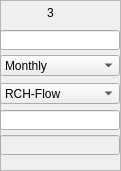
     <widget class="QFrame" name="frame_5">
      <property name="geometry">
       <rect>
        <x>425</x>
        <y>255</y>
        <width>121</width>
        <height>171</height>
       </rect>
      </property>
      <property name="frameShape">
       <enum>QFrame::StyledPanel</enum>
      </property>
      <property name="frameShadow">
       <enum>QFrame::Raised</enum>
      </property>
      <widget class="QLineEdit" name="txt_sub_3">
       <property name="geometry">
        <rect>
         <x>0</x>
         <y>30</y>
         <width>120</width>
         <height>20</height>
        </rect>
       </property>
       <property name="inputMethodHints">
        <set>Qt::ImhPreferNumbers</set>
       </property>
       <property name="alignment">
        <set>Qt::AlignRight|Qt::AlignTrailing|Qt::AlignVCenter</set>
       </property>
      </widget>
      <widget class="QLineEdit" name="txt_weight_3">
       <property name="geometry">
        <rect>
         <x>0</x>
         <y>110</y>
         <width>120</width>
         <height>20</height>
        </rect>
       </property>
       <property name="inputMethodHints">
        <set>Qt::ImhPreferNumbers</set>
       </property>
       <property name="alignment">
        <set>Qt::AlignRight|Qt::AlignTrailing|Qt::AlignVCenter</set>
       </property>
      </widget>
      <widget class="QLabel" name="label_23">
       <property name="geometry">
        <rect>
         <x>40</x>
         <y>5</y>
         <width>21</width>
         <height>16</height>
        </rect>
       </property>
       <property name="cursor">
        <cursorShape>ArrowCursor</cursorShape>
       </property>
       <property name="text">
        <string>3</string>
       </property>
       <property name="alignment">
        <set>Qt::AlignCenter</set>
       </property>
      </widget>
      <widget class="QLineEdit" name="txt_crop_3">
       <property name="enabled">
        <bool>false</bool>
       </property>
       <property name="geometry">
        <rect>
         <x>0</x>
         <y>135</y>
         <width>120</width>
         <height>20</height>
        </rect>
       </property>
       <property name="inputMethodHints">
        <set>Qt::ImhPreferNumbers</set>
       </property>
       <property name="text">
        <string/>
       </property>
       <property name="alignment">
        <set>Qt::AlignRight|Qt::AlignTrailing|Qt::AlignVCenter</set>
       </property>
      </widget>
      <widget class="QComboBox" name="txt_dt_3">
       <property name="geometry">
        <rect>
         <x>0</x>
         <y>55</y>
         <width>120</width>
         <height>21</height>
        </rect>
       </property>
       <item>
        <property name="text">
         <string>Monthly</string>
        </property>
       </item>
       <item>
        <property name="text">
         <string>Daily</string>
        </property>
       </item>
       <item>
        <property name="text">
         <string>Yearly</string>
        </property>
       </item>
       <item>
        <property name="text">
         <string>Annual Crop</string>
        </property>
       </item>
       <item>
        <property name="text">
         <string>Avg Crop</string>
        </property>
       </item>
      </widget>
      <widget class="QComboBox" name="txt_apex_out_3">
       <property name="geometry">
        <rect>
         <x>0</x>
         <y>83</y>
         <width>120</width>
         <height>21</height>
        </rect>
       </property>
       <item>
        <property name="text">
         <string>RCH-Flow</string>
        </property>
       </item>
       <item>
        <property name="text">
         <string>RCH-Sediment</string>
        </property>
       </item>
       <item>
        <property name="text">
         <string>RCH-TN</string>
        </property>
       </item>
       <item>
        <property name="text">
         <string>RCH-TP</string>
        </property>
       </item>
       <item>
        <property name="text">
         <string>RCH-MineralN</string>
        </property>
       </item>
       <item>
        <property name="text">
         <string>RCH-OrganicN</string>
        </property>
       </item>
       <item>
        <property name="text">
         <string>RCH-MineralP</string>
        </property>
       </item>
       <item>
        <property name="text">
         <string>RCH-OrganicP</string>
        </property>
       </item>
       <item>
        <property name="text">
         <string>RCH-PEST</string>
        </property>
       </item>
       <item>
        <property name="text">
         <string>SUB-WaterYld</string>
        </property>
       </item>
       <item>
        <property name="text">
         <string>SUB-Runoff</string>
        </property>
       </item>
       <item>
        <property name="text">
         <string>SUB-QDr</string>
        </property>
       </item>
       <item>
        <property name="text">
         <string>SUB-ResQ</string>
        </property>
       </item>
       <item>
        <property name="text">
         <string>SUB-PET</string>
        </property>
       </item>
       <item>
        <property name="text">
         <string>SUB-ET</string>
        </property>
       </item>
       <item>
        <property name="text">
         <string>SUB-SW</string>
        </property>
       </item>
       <item>
        <property name="text">
         <string>SUB-SedYld</string>
        </property>
       </item>
       <item>
        <property name="text">
         <string>SUB-QN</string>
        </property>
       </item>
       <item>
        <property name="text">
         <string>SUB-QP</string>
        </property>
       </item>
       <item>
        <property name="text">
         <string>SUB-OrgN</string>
        </property>
       </item>
       <item>
        <property name="text">
         <string>SUB-OrgP</string>
        </property>
       </item>
       <item>
        <property name="text">
         <string>SUB-QDrN</string>
        </property>
       </item>
       <item>
        <property name="text">
         <string>SUB-QDrP</string>
        </property>
       </item>
       <item>
        <property name="text">
         <string>SUB-STMP</string>
        </property>
       </item>
       <item>
        <property name="text">
         <string>CRP-BIOM</string>
        </property>
       </item>
       <item>
        <property name="text">
         <string>CRP-STL</string>
        </property>
       </item>
       <item>
        <property name="text">
         <string>CRP-LAI</string>
        </property>
       </item>
       <item>
        <property name="text">
         <string>CRP-CHT</string>
        </property>
       </item>
       <item>
        <property name="text">
         <string>ACY-YLDG</string>
        </property>
       </item>
       <item>
        <property name="text">
         <string>ACY-OCPD</string>
        </property>
       </item>
       <item>
        <property name="text">
         <string>SED-HFLUX</string>
        </property>
       </item>
       <item>
        <property name="text">
         <string>SED-VFLUX</string>
        </property>
       </item>
      </widget>
     </widget>
